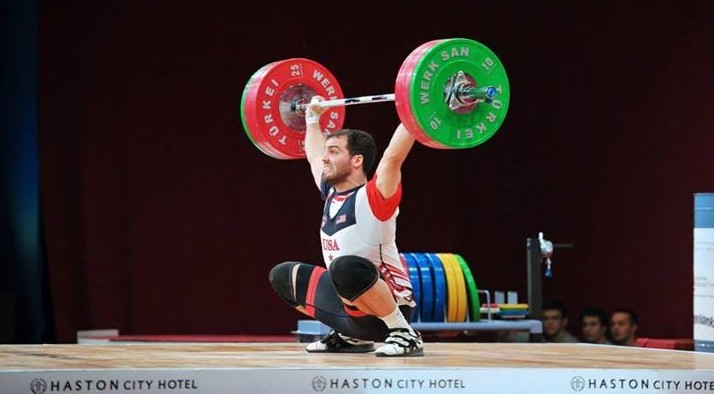
#> input picture snatch.jpg, 714 x 394 px
$ jupyter execute 'Rotating pictures.ipynb'
#> lines starting #> are read from the running program, lines starting #| are printed output that depends on the picture
[cell 1]
from PIL import Image

def rotate_image(img_file, degrees):
#> called with img_file = 'snatch.jpg', degrees = 10
    im1 = Image.open(img_file)
#> im1 is the input picture: PIL image 714x394 RGB; mean R, G, B 64.1, 50.8, 50.1
    im2 = im1.rotate(degrees)
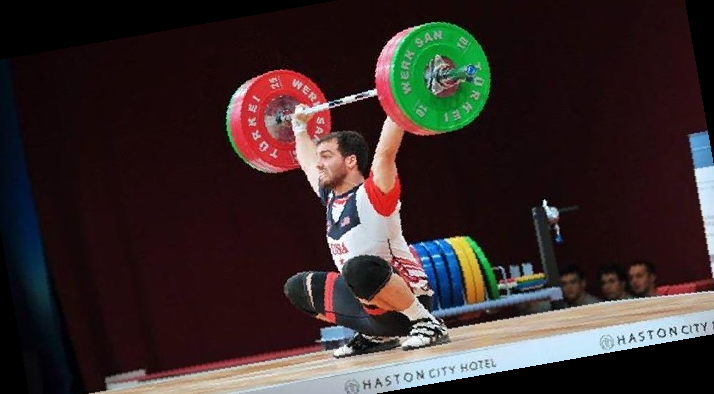
#> im2: PIL image 714x394 RGB; mean R, G, B 56.3, 43.6, 42.7
    im2.save(str(degrees)+"_degrees_edited_" + img_file)


$ run again, with keypoints_pose_25.png saved as snatch.jpg
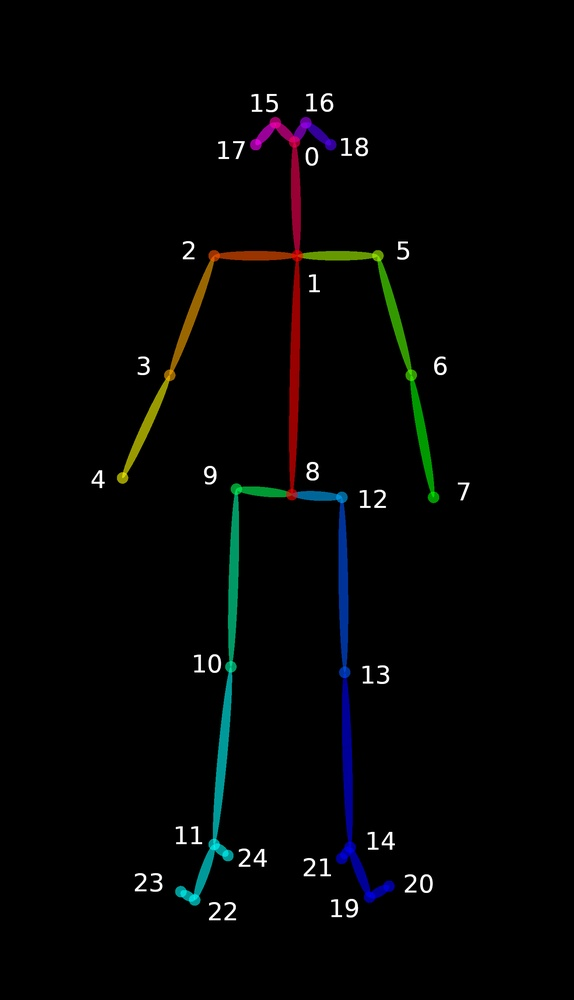
#> input picture keypoints_pose_25.png, 574 x 1000 px, shrunk from 1448 x 2522 before the run
#> in rotate_image, im1 is the input picture: PIL image 574x1000 RGB; mean R, G, B 3.6, 4.2, 4.1
#> in rotate_image, `im2 = im1.rotate(degrees)`:
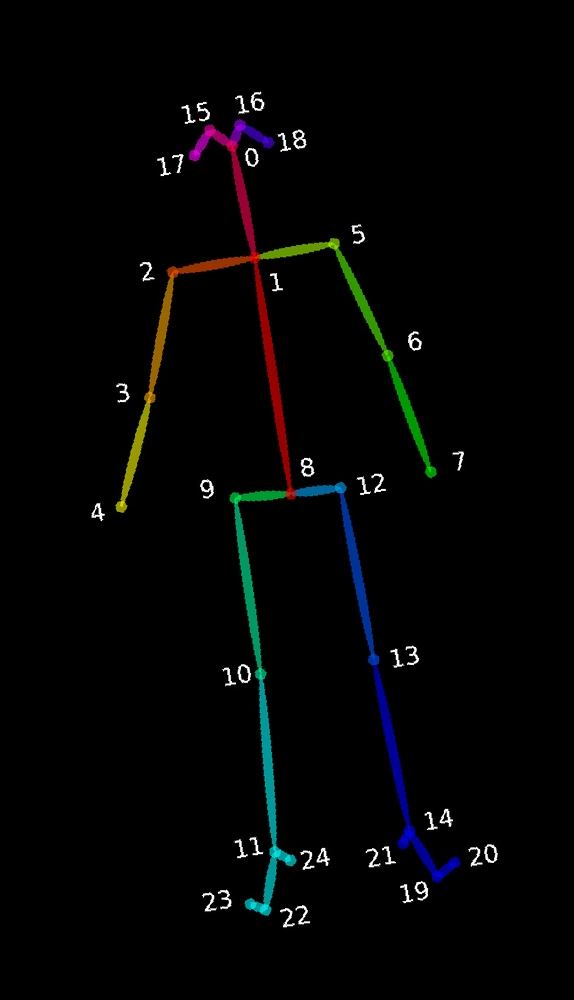
#> im2: PIL image 574x1000 RGB; mean R, G, B 3.6, 4.2, 4.1
